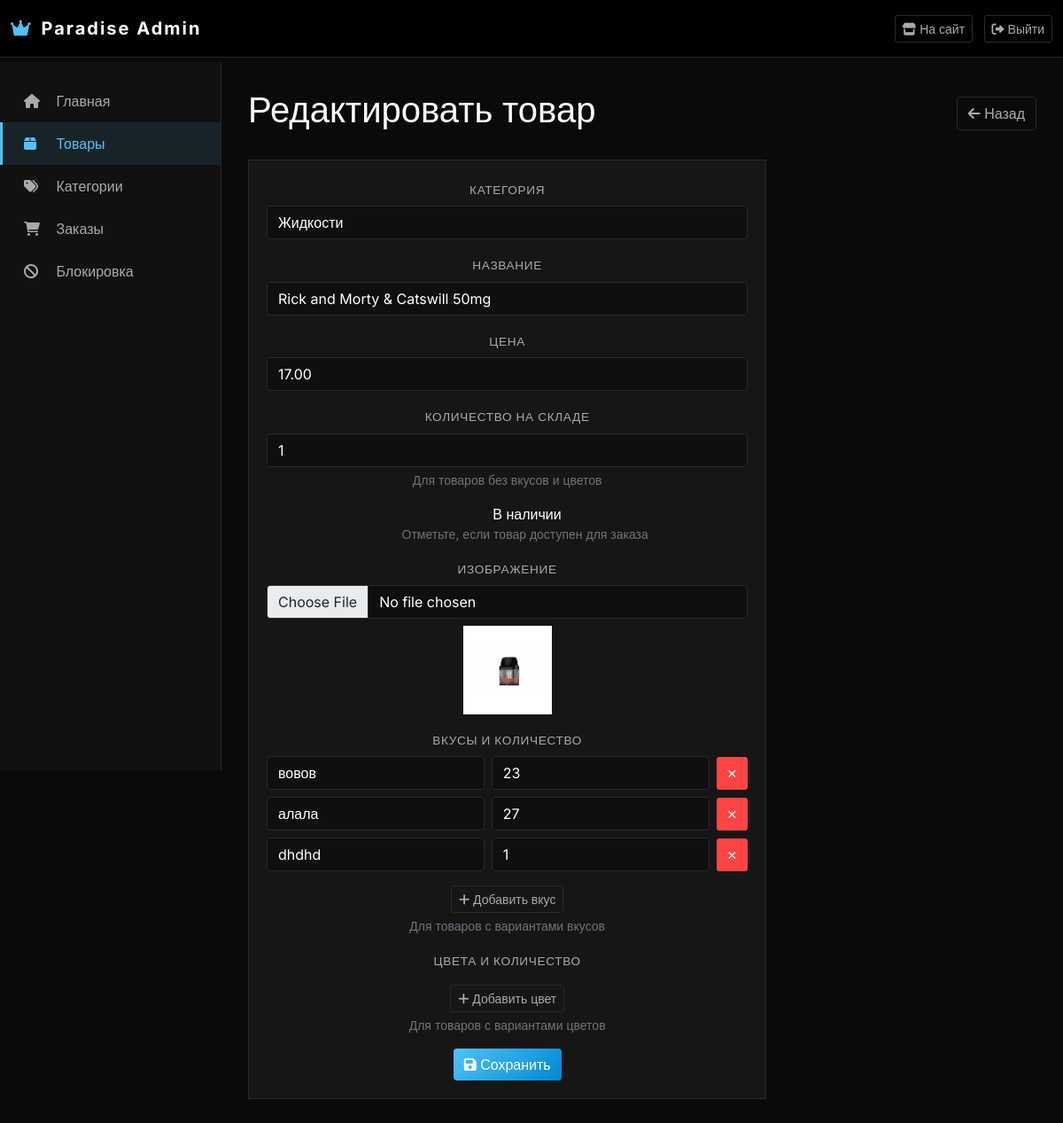
The page /dashboard/products/edit/1/ (signed in) on the database as committed earlier.
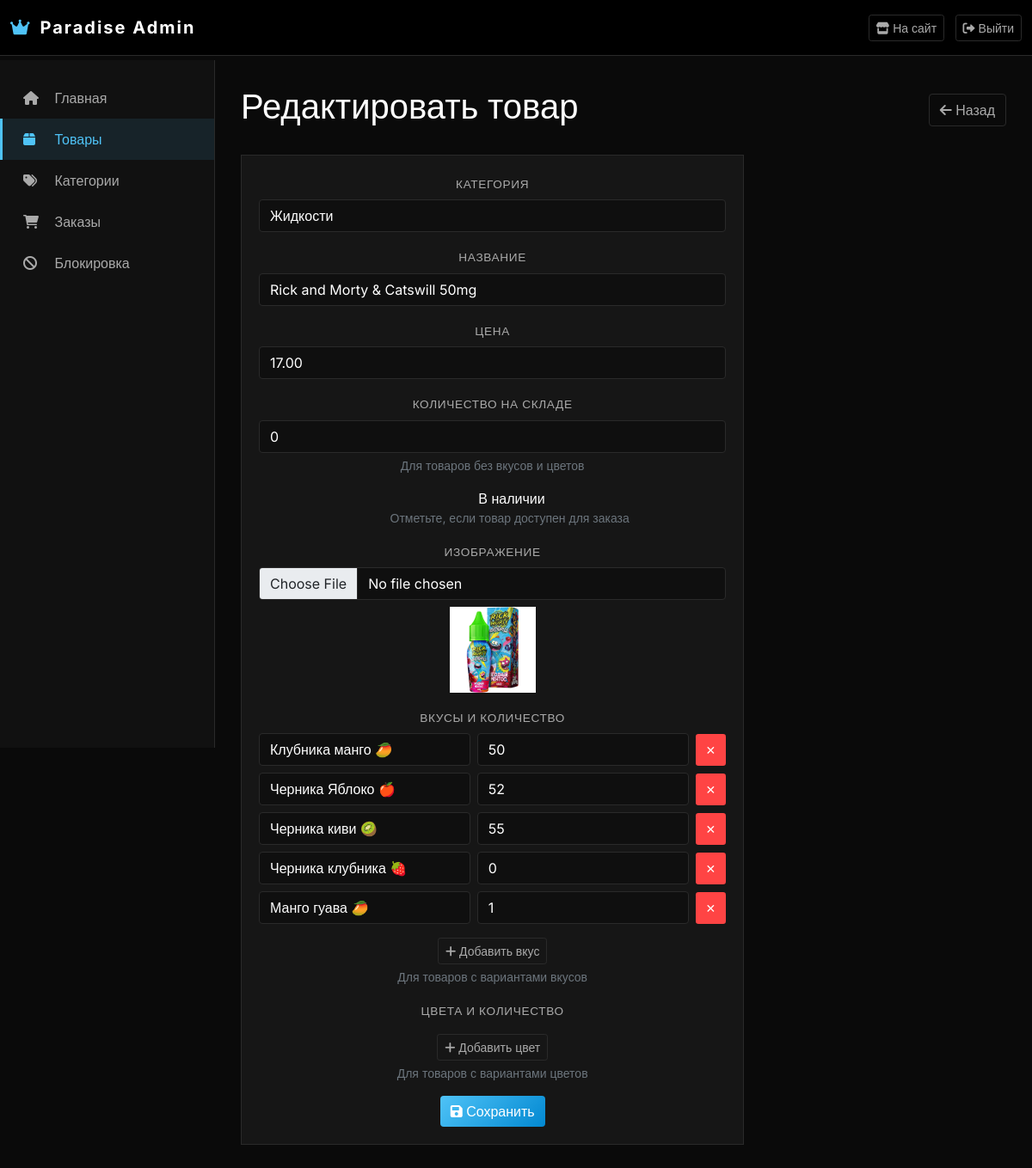
The same page on the database as committed later.
### paradise/catalog/models.py (models this page shows, shortened)
class Product(models.Model):
    category = models.ForeignKey(Category, on_delete=models.CASCADE, related_name='product', verbose_name='Категория')
    name = models.CharField('Название', max_length=200)
    slug = models.SlugField(unique=True, blank=True)
    description = models.TextField('Описание', blank=True)
    image = models.ImageField('Изображение', upload_to='product/', blank=True, null=True)
    price = models.DecimalField('Цена', max_digits=10, decimal_places=2)
    in_stock = models.BooleanField('В наличии', default=True)
    quantity = models.PositiveIntegerField('Количество на складе', default=0)
    created_at = models.DateTimeField('Добавлен', auto_now_add=True)
    class Meta:
        verbose_name = 'Товар'
        verbose_name_plural = 'Товары'
        ordering = ['-created_at']

class FlavorStock(models.Model):
    product = models.ForeignKey(Product, on_delete=models.CASCADE,
                               related_name='flavor_stocks', verbose_name='Товар')
    flavor = models.CharField('Название вкуса', max_length=100)
    quantity = models.PositiveIntegerField('Количество на складе', default=0)
    class Meta:
        verbose_name = 'Остаток вкуса'
        verbose_name_plural = 'Остатки вкусов'
        unique_together = ['product', 'flavor']

### paradise/dashboard/views.py (the view)
# urls.py: path('products/edit/<int:product_id>/', views.product_edit, name='product_edit'),
@login_required(login_url='dashboard:login')
@user_passes_test(is_admin, login_url='dashboard:login')
def product_edit(request, product_id):
    product = get_object_or_404(Product, id=product_id)
    if request.method == 'POST':
        form = ProductForm(request.POST, request.FILES, instance=product)
        if form.is_valid():
            product = form.save()
            product.flavor_stocks.all().delete()
            flavors = request.POST.getlist('flavors[]')
            flavors_quantities = request.POST.getlist('flavors_quantities[]')
            for flavor, qty in zip(flavors, flavors_quantities):
                if flavor and qty:
                    try:
                        FlavorStock.objects.create(
                            product=product,
                            flavor=flavor.strip(),
                            quantity=int(qty)
                        )
                    except:
                        pass
            product.color_stocks.all().delete()
            colors = request.POST.getlist('colors[]')
            colors_quantities = request.POST.getlist('colors_quantities[]')
            for color, qty in zip(colors, colors_quantities):
                if color and qty:
                    try:
                        ColorStock.objects.create(
                            product=product,
                            color=color.strip(),
                            quantity=int(qty)
                        )
                    except:
                        pass
            messages.success(request, 'Товар обновлен!')
            return redirect('dashboard:products')
        else:
            messages.error(request, 'Ошибка при обновлении товара. Проверьте поля.')
    else:
        form = ProductForm(instance=product)
    return render(request, 'dashboard/product_form.html', {
        'form': form,
        'title': 'Редактировать товар',
        'product': product
    })

### paradise/catalog/forms.py
class ProductForm(forms.ModelForm):
    class Meta:
        model = Product
        fields = ['category', 'name', 'price', 'image', 'quantity']
        widgets = {
            'category': forms.Select(attrs={'class': 'form-control'}),
            'name': forms.TextInput(attrs={'class': 'form-control', 'placeholder': 'Название товара'}),
            'price': forms.NumberInput(attrs={'class': 'form-control', 'placeholder': '0.00'}),
            'image': forms.FileInput(attrs={'class': 'form-control'}),
            'quantity': forms.NumberInput(attrs={'class': 'form-control', 'placeholder': '0', 'min': 0}),
        }
        labels = {
            'category': 'Категория',
            'name': 'Название',
            'price': 'Цена',
            'image': 'Изображение',
            'quantity': 'Количество на складе',
        }

### paradise/catalog/context_processors.py (called while the page is built)
def categories(request):
    return {
        'categories': Category.objects.filter(is_active=True)
    }

### paradise/catalog/models.py (called while the page is built)
    def __str__(self):
        return self.name

### paradise/dashboard/views.py (called while the page is built)
def is_admin(user):
    return user.is_staff or user.is_superuser

### paradise/dashboard/templates/dashboard/product_form.html (shortened to what this page needs)
{% extends 'dashboard/base.html' %}
{% block content %}
<div class="d-flex justify-content-between align-items-center mb-4">
    <h1>{{ title }}</h1>
    <a href="{% url 'dashboard:products' %}" class="btn btn-outline-light">
        <i class="fas fa-arrow-left"></i> Назад
    </a>
</div>
<div class="row">
    <div class="col-md-8">
        <div class="stat-card">
            <form method="post" enctype="multipart/form-data" id="productForm">
                <div class="mb-3">
                    <label class="form-label">Категория</label>
                    {{ form.category }}
                </div>
                <div class="mb-3">
                    <label class="form-label">Название</label>
                    {{ form.name }}
                </div>
                <div class="mb-3">
                    <label class="form-label">Цена</label>
                    {{ form.price }}
                </div>
                <div class="mb-3">
                    <label class="form-label">Количество на складе</label>
                    {{ form.quantity }}
                    <small class="text-muted d-block mt-1">Для товаров без вкусов и цветов</small>
                </div>
                <div class="mb-3 form-check form-switch">
                    <label class="form-check-label" for="{{ form.in_stock.id_for_label }}">
                         В наличии
                    </label>
                    <small class="d-block text-muted">Отметьте, если товар доступен для заказа</small>
                </div>
                <div class="mb-3">
                    <label class="form-label">Изображение</label>
                    {{ form.image }}
                    {% if form.instance.image %}
                    <div class="mt-2">
                        <img src="{{ form.instance.image.url }}" width="100" height="100" style="object-fit: cover;">
                    </div>
                    {% endif %}
                </div>
                <div class="mb-3">
                    <label class="form-label">Вкусы и количество</label>
                    <div id="flavors-container">
                        {% if product %}
                            {% for fs in product.flavor_stocks.all %}
                            <div class="flavor-row">
                                <input type="text" name="flavors[]" value="{{ fs.flavor }}" placeholder="Вкус" class="form-control" style="display:inline-block; width:45%;">
                                <input type="number" name="flavors_quantities[]" value="{{ fs.quantity }}" placeholder="Кол-во" class="form-control" style="display:inline-block; width:25%;">
                                <button type="button" class="btn btn-danger btn-sm remove-flavor">✕</button>
                            </div>
                            {% endfor %}
                        {% endif %}
                    </div>
                    <button type="button" class="btn btn-outline-light btn-sm mt-2" id="add-flavor-btn">
                        <i class="fas fa-plus"></i> Добавить вкус
                    </button>
                    <small class="text-muted d-block mt-1">Для товаров с вариантами вкусов</small>
                </div>
                <div class="mb-3">
                    <label class="form-label">Цвета и количество</label>
                    <button type="button" class="btn btn-outline-light btn-sm mt-2" id="add-color-btn">
                        <i class="fas fa-plus"></i> Добавить цвет
                    </button>
                    <small class="text-muted d-block mt-1">Для товаров с вариантами цветов</small>
                </div>
                <button type="submit" class="btn btn-primary">
                    <i class="fas fa-save"></i> Сохранить
                </button>
            </form>
        </div>
    </div>
</div>
{% endblock %}

Rows that differ between the two databases and show on the page:
removed FlavorStock: flavor "вовов", quantity "23"
removed FlavorStock: flavor "алала", quantity "27"
removed FlavorStock: flavor "dhdhd", quantity "1"
changed Product "Жидкости": quantity "1" → "0"; instance.image: a different picture
added FlavorStock: flavor "Клубника манго 🥭", quantity "50"
added FlavorStock: flavor "Черника Яблоко 🍎", quantity "52"
added FlavorStock: flavor "Черника киви 🥝", quantity "55"
added FlavorStock: flavor "Черника клубника 🍓", quantity "0"
added FlavorStock: flavor "Манго гуава 🥭", quantity "1"
